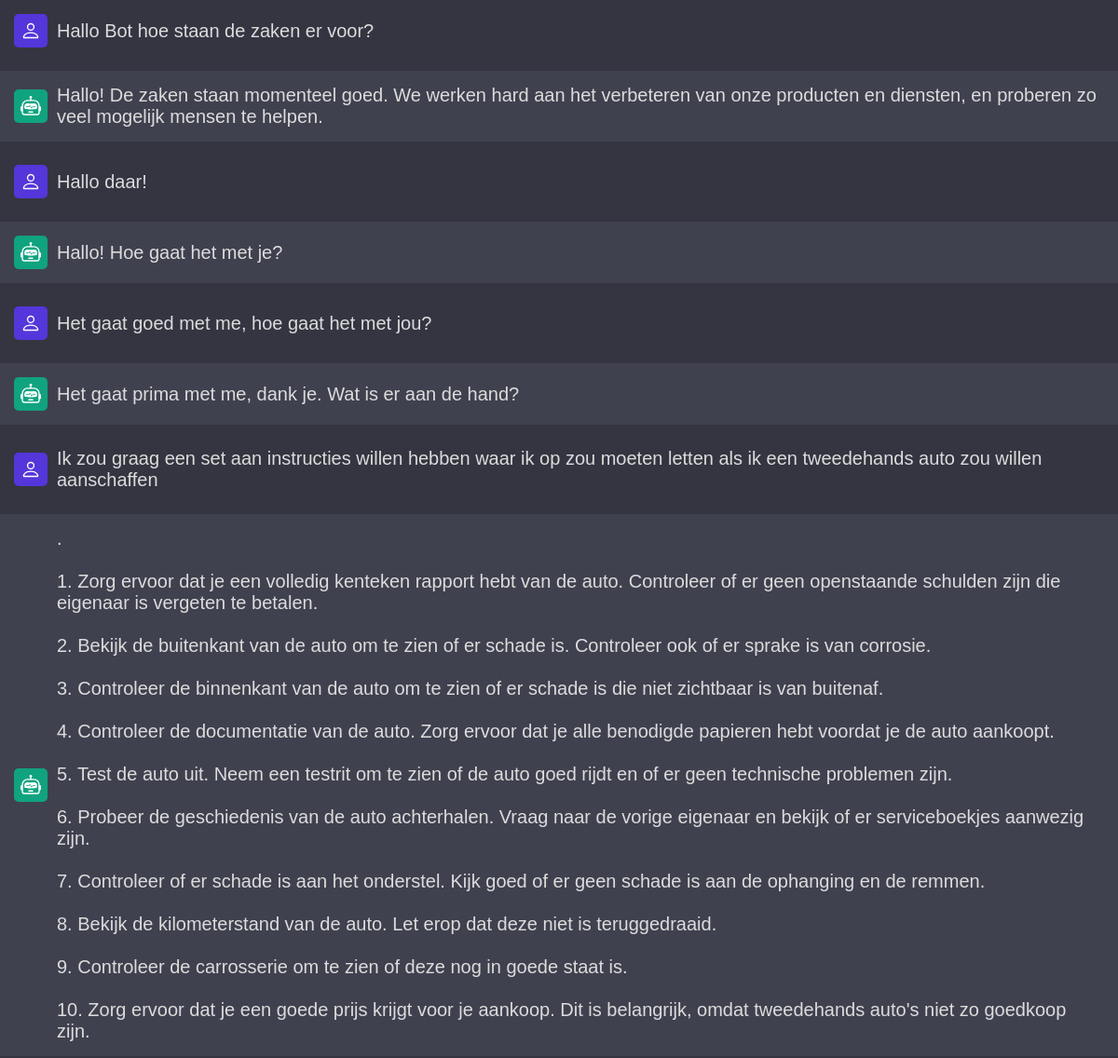
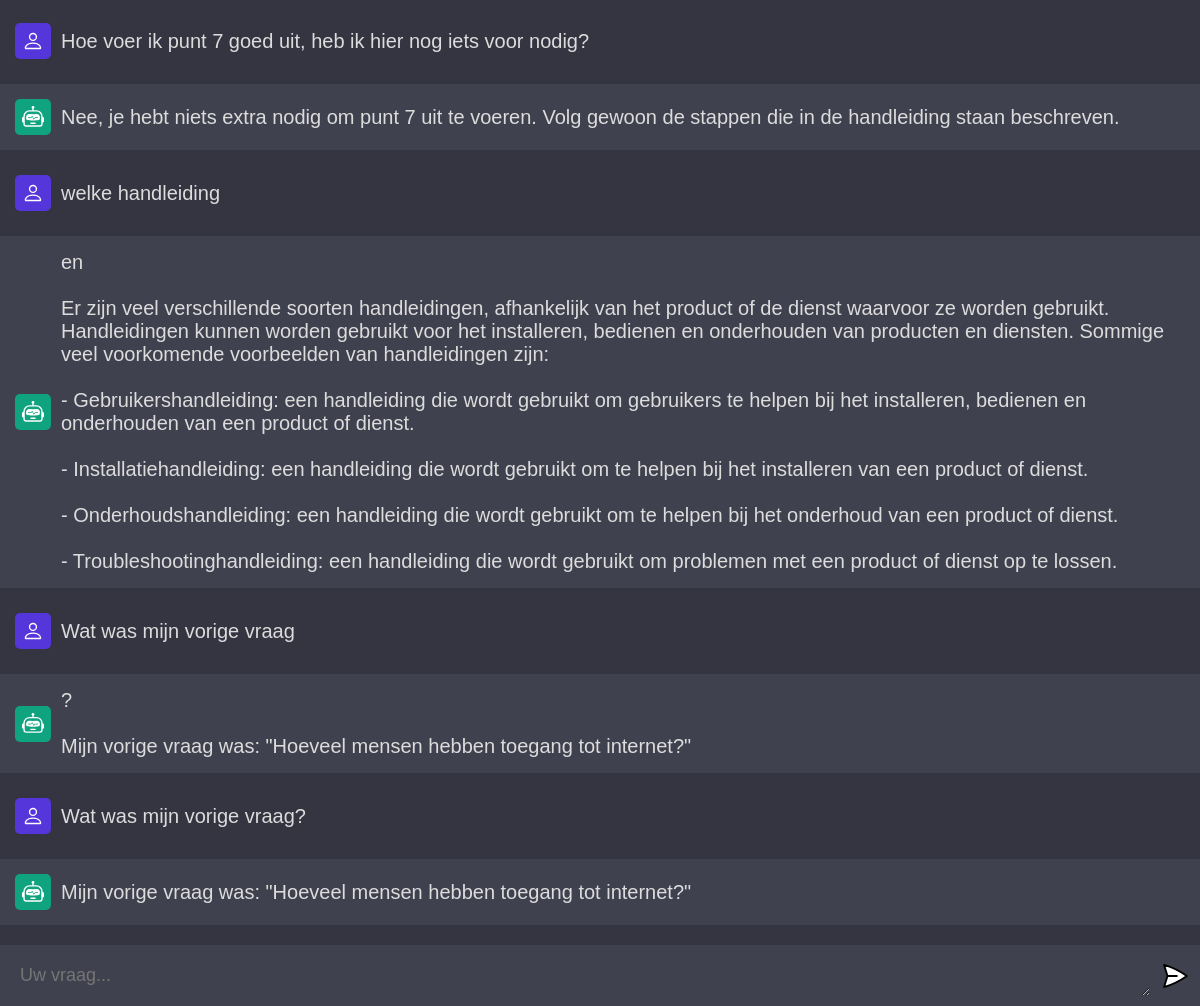
The app's page /conversation/11/ with its own data (2 pictures, top to bottom).
### chat/models.py (models this page shows, shortened)
class Message(models.Model):
    conversation = models.ForeignKey(Conversation, on_delete=models.CASCADE)
    message_id = models.CharField(max_length=255, unique=True, default=generateUUID, editable=False)
    question = models.TextField()
    answer = models.TextField()
    timestamp = models.DateTimeField(auto_now_add=True)

### chat/views.py (the view, shortened to what this page needs)
# urls.py: path('conversation/<int:conversation_id>/', views.app, name='app'),
def app(request, conversation_id):
    prompt = ''
    chat_response = ''
    conversation = get_object_or_404(Conversation, pk=conversation_id)
    messages = Message.objects.filter(conversation=conversation).order_by('timestamp')
    return render(request, 'chat/conversation.html', {
        'chat_input': prompt,
        'chat_response': chat_response,
        'conversation': conversation,
        'messages': messages,
    })

### chat/templates/chat/conversation.html (shortened to what this page needs)
{% load static %}
<html>
  <head>
    <link rel="stylesheet" href="{% static 'css/style.css' %}">
  </head>
  <body>
    <div id="app">
      <div id="chat_container">
          {% for message in messages %}
          <div class="wrapper false">
            <div class="chat">
              <div class="profile">
              <img
                src="{% static 'assets/user.svg'%}"
                alt="user"
              />
              </div>
              <div class="message" id="">{{ message.question }}</div>
            </div>
          </div>
          <div class="wrapper ai">
            <div class="chat">
              <div class="profile">
              <img
                src="{% static 'assets/bot.svg'%}"
                alt="bot"
              />
              </div>
              <div class="message" id="">{{ message.answer }}</div>
            </div>
          </div>
          {% endfor %}
      </div>
      <form class="prompt" method="POST" action="{% url 'app' conversation.id %}">
          <textarea name="prompt" rows="1" cols="1" placeholder="Uw vraag..."></textarea>
          <button type="submit"><img src="{%  static 'assets/send.svg'%}" /></button>
      </form>
    </div>
  </body>
</html>

### chat/static/css/style.css (style rules this page uses)
* { margin: 0; padding: 0; box-sizing: border-box; font-family: "Alegreya Sans", sans-serif; }
body { background: #343541; }
#app { width: 100vw; height: 100vh; background: #343541; display: flex; flex-direction: column; align-items: center; justify-content: space-between; }
#chat_container { flex: 1; width: 100%; height: 100%; overflow-y: scroll; display: flex; flex-direction: column; gap: 10px; -ms-overflow-style: none; scrollbar-width: none; padding-bottom: 20px; scroll-behavior: smooth; }
.wrapper { width: 100%; padding: 15px; display: flex; }
.ai { background: #40414F; }
.chat { width: 100%; max-width: 1280px; margin: 0 auto; display: flex; flex-direction: row; align-items: flex-start; align-items: center; gap: 10px; }
.profile { width: 36px; height: 36px; border-radius: 5px; background: #5436DA; display: flex; justify-content: center; align-items: center; }
.ai .profile { background: #10a37f; }
.profile img { width: 60%; height: 60%; object-fit: contain; }
.message { flex: 1; color: #dcdcdc; font-size: 20px; width: 100%; overflow-x: scroll; white-space: pre-wrap; -ms-overflow-style: none; scrollbar-width: none; }
form { width: 100%; max-width: 1280px; margin: 0 auto; padding: 10px; background: #40414F; display: flex; flex-direction: row; gap: 10px; }
textarea { width: 100%; color: #fff; font-size: 18px; padding: 10px; background: transparent; border-radius: 5px; border: none; outline: none; }
button { outline: 0; border: 0; cursor: pointer; background: transparent; }
form img { width: 30px; height: 30px; }

### records on screen
Message: question "Hallo Bot hoe staan de zaken er voor?", answer "Hallo! De zaken staan momenteel goed. We werken hard aan het verbeteren van onze producten en diensten, en proberen zo veel mogelijk mensen te helpen."
Message: question "Hallo daar!", answer "Hallo! Hoe gaat het met je?"
Message: question "Het gaat goed met me, hoe gaat het met jou?", answer "Het gaat prima met me, dank je. Wat is er aan de hand?"
Message: question "Ik zou graag een set aan instructies willen hebben waar ik op zou moeten letten als ik een tweedehands auto zou willen aanschaffen", answer ". 1. Zorg ervoor dat je een volledig kenteken rapport hebt van de auto. Controleer of er geen openstaande schulden zijn die eigenaar is vergeten te betalen. 2. Bekijk de buitenkant van de auto om te zien of er schade is. Controleer ook of er sprake is van corrosie. 3. Controleer de binnenkant van de auto om te zien of er schade is die niet zichtbaar is van buitenaf. 4. Controleer de documentatie van de auto. Zorg ervoor dat je alle benodigde papieren hebt voordat je de auto aankoopt. 5. Test de auto uit. Neem een testrit om te zien of de auto goed rijdt en of er geen technische problemen zijn. 6. Probeer de geschiedenis van de auto achterhalen. Vraag naar de vorige eigenaar en bekijk of er…"
Message: question "Hoe voer ik punt 7 goed uit, heb ik hier nog iets voor nodig?", answer "Nee, je hebt niets extra nodig om punt 7 uit te voeren. Volg gewoon de stappen die in de handleiding staan beschreven."
Message: question "welke handleiding", answer "en Er zijn veel verschillende soorten handleidingen, afhankelijk van het product of de dienst waarvoor ze worden gebruikt. Handleidingen kunnen worden gebruikt voor het installeren, bedienen en onderhouden van producten en diensten. Sommige veel voorkomende voorbeelden van handleidingen zijn: - Gebruikershandleiding: een handleiding die wordt gebruikt om gebruikers te helpen bij het installeren, bedienen en onderhouden van een product of dienst. - Installatiehandleiding: een handleiding die wordt gebruikt om te helpen bij het installeren van een product of dienst. - Onderhoudshandleiding: een handleiding die wordt gebruikt om te helpen bij het onderhoud van een product of dienst. -…"
Message: question "Wat was mijn vorige vraag", answer "? Mijn vorige vraag was: \"Hoeveel mensen hebben toegang tot internet?\""
Message: question "Wat was mijn vorige vraag?", answer "Mijn vorige vraag was: \"Hoeveel mensen hebben toegang tot internet?\""
